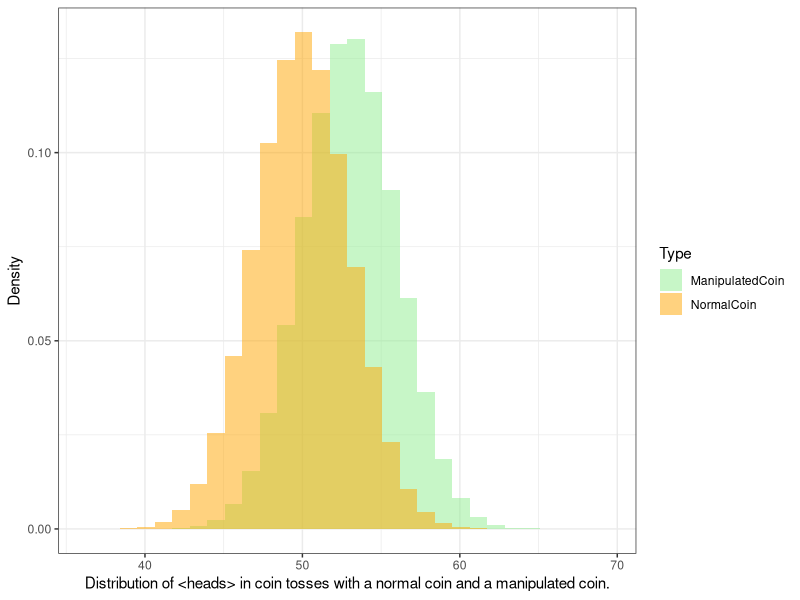
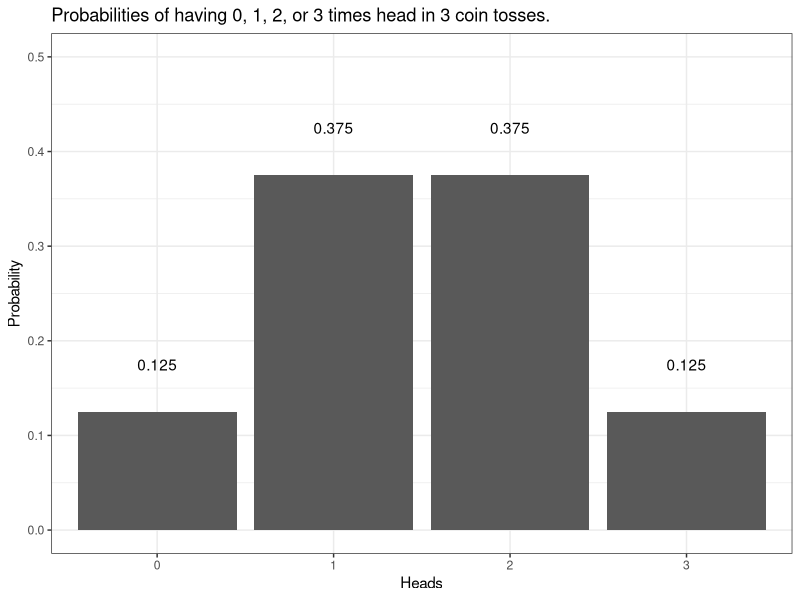
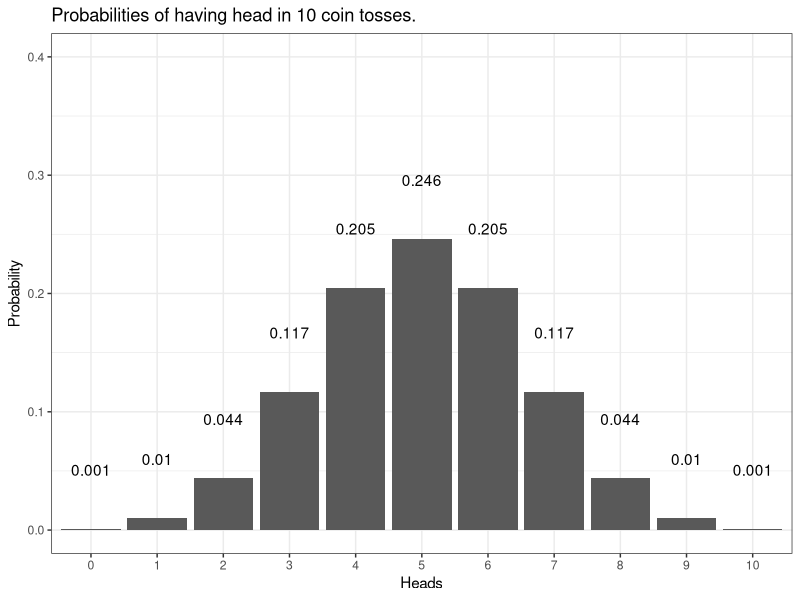
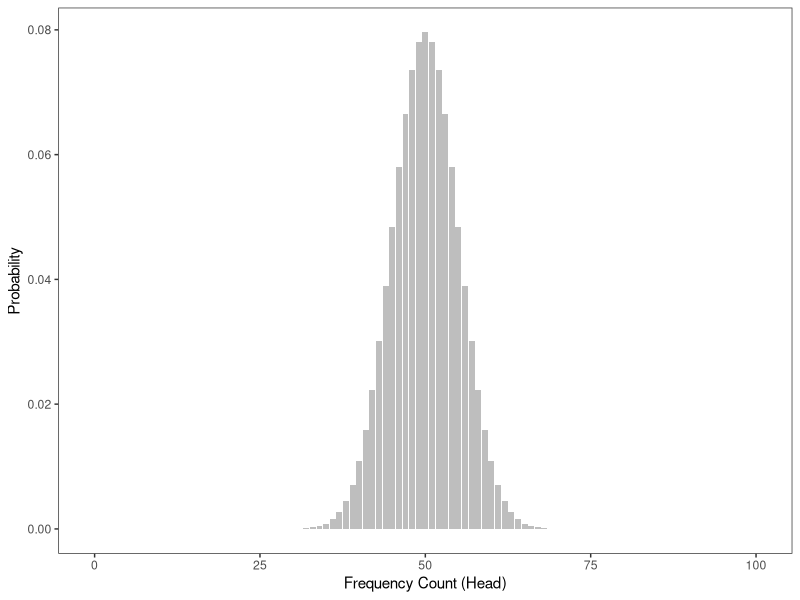
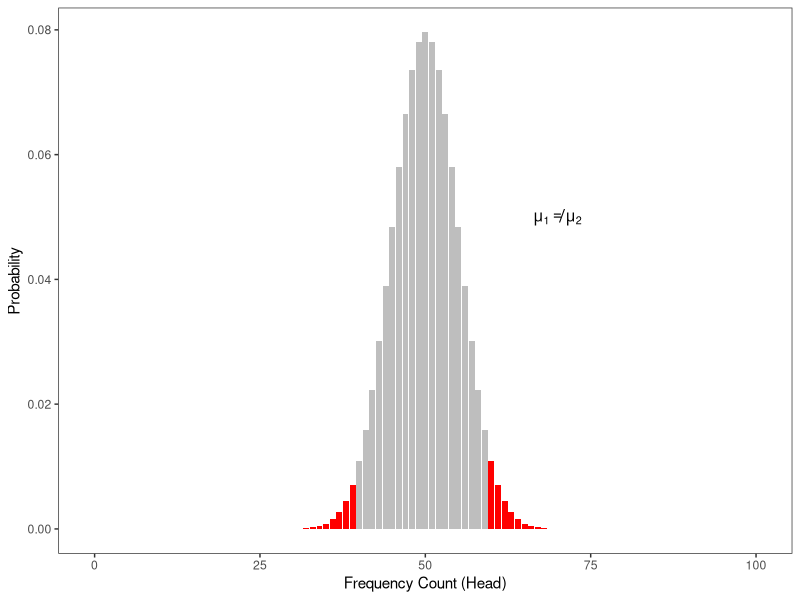
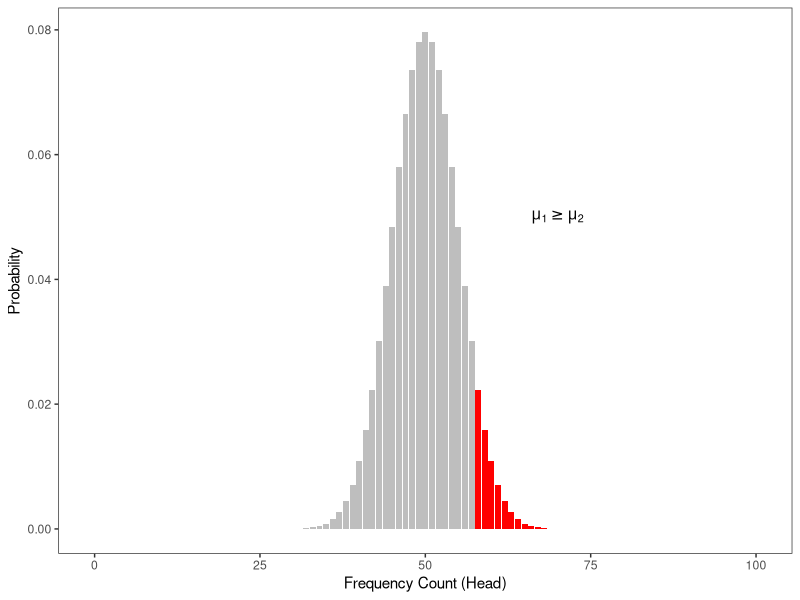
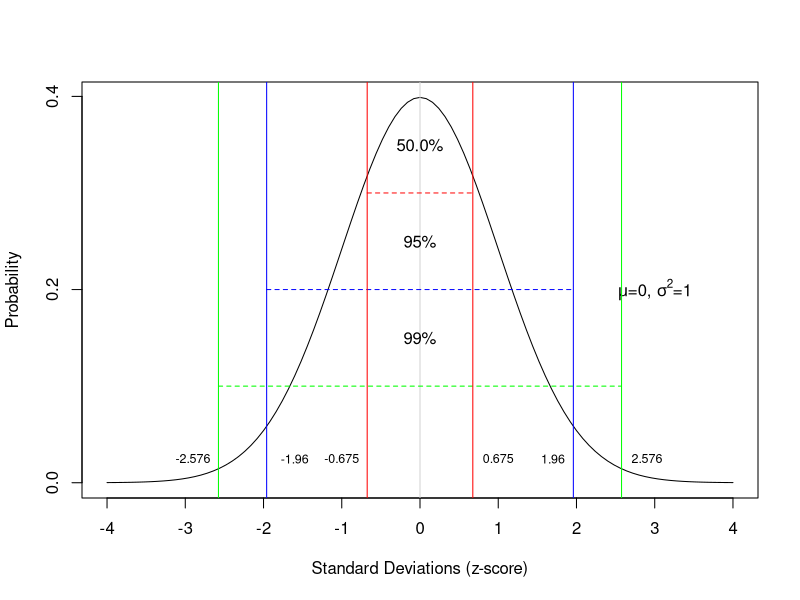
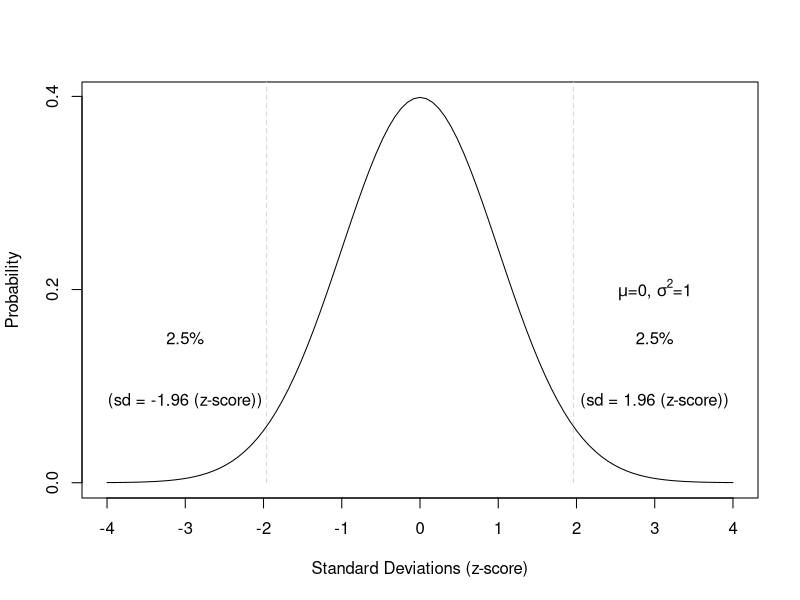

Recreate these plots in R, in order.
## ---- chunk 1
library(tidyverse)
library(flextable)
numbers <- matrix(c("Head" , "Head" , "Head" , "3" , "0" , "0.125", "Head" , "Head" , "Tails" , "2" , "1" , "0.125", "Head" , "Tails" , "Head" , "2" , "1" , "0.125", "Tails" , "Head" , "Head" , "2" , "1" , "0.125", "Head" , "Tails" , "Tails" , "1" , "2" , "0.125", "Tails" , "Head" , "Tails" , "1" , "2" , "0.125", "Tails" , "Tails" , "Head" , "1" , "2" , "0.125", "Tails" , "Tails" , "Tails" , "0" , "3" , "0.125"), byrow = T, nrow = 8)
colnames(numbers) <- c("Toss 1","Toss 2","Toss 3","Heads", "Tails", "Probabilty")
numbers |>
  as.data.frame() |>
  flextable() |>
  flextable::set_table_properties(width = .75, layout = "autofit") |>
  flextable::theme_zebra() |>
  flextable::fontsize(size = 12) |>
  flextable::fontsize(size = 12, part = "header") |>
  flextable::align_text_col(align = "center") |>
  flextable::set_caption(caption = "All possible results of 3 coin tosses.")  |>
  flextable::border_outer()
## ---- chunk 2
Type <- c(rep("NormalCoin", 500000), 
            rep("ManipulatedCoin", 500000))
Tosser <- rep(paste("Tosser", 1:500000, sep = ""), 2) 
Frequency <- c(rnorm(500000, 50, 3),
               rnorm(500000, 53, 3))
particletable <- data.frame(Type, Tosser, Frequency)
library(ggplot2)
ggplot(particletable,aes(x=Frequency, fill = Type))+
  geom_histogram(aes(y=..density..), alpha=.5, position = "identity")+
  theme_bw()+
  labs(y = "Density", x = "Distribution of <heads> in coin tosses with a normal coin and a manipulated coin.") + 
  scale_fill_manual(values = c('lightgreen', 'orange')) 
## ---- chunk 3
probdata1 <- matrix(c(0.125, 0.375, 0.375, 0.125), byrow = T, nrow = 1)
colnames(probdata1) <- c("0 Heads", "1 Head", "2 Heads", "3 Heads")
# inspect data
probdata1 |>
  as.data.frame() |>
  flextable() |>
  flextable::set_table_properties(width = .75, layout = "autofit") |>
  flextable::theme_zebra() |>
  flextable::fontsize(size = 12) |>
  flextable::fontsize(size = 12, part = "header") |>
  flextable::align_text_col(align = "center") |>
  flextable::set_caption(caption = "Probability of successes in coin tosses.")  |>
  flextable::border_outer()
## ---- chunk 4
Probability <- c(0.125, 0.375, 0.375, 0.125)
Heads <- 0:3
probs <- data.frame(Probability, Heads) |>
  dplyr::mutate(Heads = factor(Heads))
probs |>
  ggplot(aes(x = Heads, y = Probability)) +
  geom_bar(stat = "identity") +
  geom_text(label = Probability, nudge_y = +.05) +
  coord_cartesian(ylim = c(0, 0.5)) +
  labs(title = "Probabilities of having 0, 1, 2, or 3 times head in 3 coin tosses.") +
  theme_bw()
## ---- chunk 5
Probability <- round(dbinom(0:10, 10, 0.5), 3)
Heads <- 0:10
probs <- data.frame(Probability, Heads) |>
  dplyr::mutate(Heads = factor(Heads))
probs |>
  ggplot(aes(x = Heads, y = Probability)) +
  geom_bar(stat = "identity") +
  geom_text(label = Probability, nudge_y = +.05) +
  coord_cartesian(ylim = c(0, 0.4)) +
  labs(title = "Probabilities of having head in 10 coin tosses.") +
  theme_bw()
## ---- chunk 6
# probabilities of  0, 1, 2 and 3 times head in 3 coin tosses
dbinom(0:3, 3, 0.5)
## ---- chunk 7
# probabilities of  2 or 3 times head in 3 coin tosses
sum(dbinom(2:3, 3, 0.5))
## ---- chunk 8
# probability of  100 times head in 100 coin tosses
dbinom(100, 100, 0.5)
## ---- chunk 9
# probability of  58 to a 100 times head in 100 coin tosses
sum(dbinom(58:100, 100, 0.5))
## ---- chunk 10
# probability of  59 to a 100 times head in 100 coin tosses
sum(dbinom(59:100, 100, 0.5))
## ---- chunk 11
# at which point does the probability of getting head 
# dip below 5 percent in 100 coin tosses?
qbinom(0.05, 100, 0.5, lower.tail=FALSE)
## ---- chunk 12
# load packages
library(tidyverse)
# set up data
p100 <- dbinom(0:100, 100, 0.5)
w100 <- c(0:100)
df <- data.frame(w100, p100)
ggplot(df, aes(x = w100, y = p100)) +
  geom_bar(stat="identity", fill = "gray") +
  labs(x = "Frequency Count (Head)", y = "Probability") +
  theme_bw() +
  theme(panel.grid.major = element_blank(), 
        panel.grid.minor = element_blank())
## ---- chunk 13
df <- df |>
  mutate(
    cump = cumsum(p100),
    col = cump <= 0.025 | cump >= 0.975
  )

# Create a label dataset
label_df <- data.frame(
  w100 = 70,
  p100 = 0.05,
  label = "mu[1] != mu[2]"
)

ggplot(df, aes(x = w100, y = p100, fill = col)) +
  geom_col() +
  scale_fill_manual(values = c("gray", "red")) +
  labs(
    x = "Frequency Count (Head)",
    y = "Probability"
  ) +
  theme_bw() +
  theme(
    panel.grid.major = element_blank(),
    panel.grid.minor = element_blank(),
    legend.position = "none"
  ) +
  geom_text(
    data = label_df,
    aes(x = w100, y = p100, label = label),
    parse = TRUE,          # interprets as math notation
    inherit.aes = FALSE
  )
## ---- chunk 14
df <- df |>
  mutate(
    cump = cumsum(p100),          # cumulative probability
    highlight = cump >= 0.95      # flag values beyond 95%
  )

# Store the label as a string, not an expression
label_df <- data.frame(
  w100 = 70,
  p100 = 0.05,
  label = "mu[1] >= mu[2]"
)

ggplot(df, aes(x = w100, y = p100, fill = highlight)) +
  geom_col() +
  scale_fill_manual(values = c("gray", "red")) +
  labs(
    x = "Frequency Count (Head)", 
    y = "Probability"
  ) +
  theme_bw() +
  theme(
    panel.grid.major = element_blank(), 
    panel.grid.minor = element_blank(),
    legend.position = "none"
  ) +
  geom_text(
    data = label_df,
    aes(x = w100, y = p100, label = label),
    inherit.aes = FALSE,
    parse = TRUE   # <-- this makes "mu[1] >= mu[2]" render as math
  )

## ---- chunk 15
# load packages
library(grDevices)
library(graphics)
### normal distribution: Mu=0, Sigma=1: Standard normal
library(graphics)
plot(dnorm, -4, 4, axes = F, xlab = "Standard Deviations (z-score)", ylab = "Probability")
axis(1, at = seq(-4, 4, 1), labels = seq(-4, 4, 1))
axis(2, at= c(0.0, 0.2, 0.4), labels= c("0.0", "0.2", "0.4"))
text(3, 0.2, expression(paste(mu, "=0, ", sigma^2, "=1", sep = "")))
box()
lines(c(0, 0), c(-1, 0.5), col = "lightgrey")
lines(c(-0.675, 0.675), c(rep(0.3, 2)), col="red", lty=2)
text(0, 0.35, "50.0%")
lines(c(-1.96,1.96), c(rep(0.2, 2)), col="blue", lty=2)
text(0, 0.25, "95%")
lines(c(-2.576,2.576), c(rep(0.1, 2)), col="green", lty=2)
text(0, 0.15, "99%")
lines(c(-0.675, -0.675), c(-1, 0.5), col = "red")
lines(c(0.675, 0.675), c(-1, 0.5), col = "red")
lines(c(-1.96, -1.96), c(-1, 0.5), col = "blue")
lines(c(1.96, 1.96), c(-1, 0.5), col = "blue")
lines(c(-2.576, -2.576), c(-1, 0.5), col = "green")
lines(c(2.576, 2.576), c(-1, 0.5), col = "green")
text(-2.9, 0.025, "-2.576", cex = .75)
text(-1.6, 0.025, "-1.96", cex = .75)
text(-1, 0.025, "-0.675", cex = .75)
text(2.9, 0.025, "2.576", cex = .75)
text(1.7, 0.025, "1.96", cex = .75)
text(1, 0.025, "0.675", cex = .75)
## ---- chunk 16
plot(dnorm, -4, 4, axes = F, xlab = "Standard Deviations (z-score)", ylab = "Probability")
axis(1, at = seq(-4, 4, 1), labels = seq(-4, 4, 1))
axis(2, at= c(0.0, 0.2, 0.4), labels= c("0.0", "0.2", "0.4"))
text(3, 0.2, expression(paste(mu, "=0, ", sigma^2, "=1", sep = "")))
box()
lines(c(1.96, 1.96), c(0, 0.5), col="lightgrey", lty=2)
text(3, 0.15, "2.5%")
text(3, 0.085, "(sd = 1.96 (z-score))")
lines(c(-1.96, -1.96), c(0, 0.5), col="lightgrey", lty=2)
text(-3, 0.15, "2.5%")
text(-3, 0.085, "(sd = -1.96 (z-score))")
## ---- chunk 17
plot(dnorm, -4, 4, axes = F, xlab = "Standard Deviations (z-score)", ylab = "Probability")
axis(1, at = seq(-4, 4, 1), labels = seq(-4, 4, 1))
axis(2, at= c(0.0, 0.2, 0.4), labels= c("0.0", "0.2", "0.4"))
text(3, 0.2, expression(paste(mu, "=0, ", sigma^2, "=1", sep = "")))
box()
lines(c(1.64, 1.64), c(0, 0.5), col="lightgrey", lty=2)
text(3, 0.15, "5% (sd = 1.64 (z-score))")
## ---- chunk 18
  sum(dbinom(4, 7, 0.5))
## ---- chunk 19
  sum(dbinom(3, 7, 0.5))
## ---- chunk 20
  sum(dbinom(c(2, 5), 7, 0.5))
## ---- chunk 21
  sum(dbinom(5:7, 7, 0.5))
## ---- chunk 22
  sum(dbinom(3:6, 7, 0.5))
## ---- chunk 23
skew <- data.frame(rbeta(1000000,10,2)) |>
  mutate(pskew = rbeta(1000000,2,10),
         nrm = rbeta(1000000,10,10)) |>
  dplyr::rename(nskew = 1,
                pskew = 2,
                nrm = 3)
# inspect
ggplot(skew, aes(x = nskew, alpha = .5)) +
  geom_density(fill = "lightgreen", alpha = .5, color = "lightgreen") +
  geom_density(aes(x = pskew), fill = "orange", alpha = .5, color = "orange") +
  geom_density(aes(x = nrm), fill = "lightgray", alpha = .5, color = "lightgray") +
  theme_bw() +
  theme(legend.position = "none") +
  labs(title = "Positively skewed distribution (orange), \nnormal, non-skewed distribution (lightgray), \nnegatively skewed distribution (lightgreen)", x = "", y = "Density")
## ---- chunk 24
SampleValues <- sample(1:100, 50)
# inspect data
summary(SampleValues)
## ---- chunk 25
library(e1071)
skewness(SampleValues, type = 2)
## ---- chunk 26
kur <- data.frame(x <- seq(-4, 4, length.out = 100)) |>
  mutate(lep = dt(x, 1)^2*5,
         nrm = dnorm(x),
         thk = dt(x, 1)) |>
  dplyr::rename(x = 1,
                lepto = 2,
                normal = 3,
                platy = 4)
ggplot(kur, aes(x, lepto)) + 
#  geom_line(color = "orange", size = 1.5, linetype = 2, alpha = .5) +
  geom_ribbon(aes(x = x, ymax = lepto), ymin=0, alpha=0.5, fill = "orange") +
  geom_ribbon(aes(x = x, ymax = normal), ymin=0, alpha=0.5, fill = "lightgray") +
  geom_ribbon(aes(x = x, ymax = platy), ymin=0, alpha=0.5, fill = "lightgreen") +
  theme_bw() + 
  labs(title = "Leptokurtic distribution (orange, spicky)\nMesokurtic distribution (gray, normal)\nPlatykurtic distribution (green, flattened)", x = "", y = "") +
  theme(axis.text.x = element_blank(),
        axis.text.y = element_blank(),
        axis.ticks = element_blank()) +
  coord_cartesian(xlim = c(-4,4), ylim = c(0,.5))
## ---- chunk 27
kurtosis(SampleValues)
## ---- chunk 28
# load packages
library(grDevices)
# set up data
p50 <- dbinom(0:50, 50, 0.1)
w50 <- c(0:50)
wtb <- rbind(w50, p50)
colnames(wtb) <- c(0:50)
rownames(wtb) <- c("Likeuser", "prob")
xseq <- seq(0.7, 60.7, 1.2)
xseq <- xseq[c(1, 20, 40, 60, 80, 100)]
x <- barplot(wtb[2,], 
             ylim = c(0, 0.2), 
             ylab = "Probability", 
             xlab = "Frequency Count (discourse like users)", 
             axes = F, 
             axisnames = F, 
             col = "lightgrey")
axis(1, at= seq(0.7, 60.7, (60.7-0.7)/10), labels= seq(0, 50, 5))
axis(2, at= seq(0.0, 0.2, 0.05), labels= seq(0.0, 0.2, 0.05), cex = .75)
box()
## ---- chunk 29
# sum probabilities
sp <- cumsum(wtb[2,])
ttsp <- as.vector(unlist(sapply(sp, function(x){
  x <- ifelse(x <= 0.025, TRUE,
    ifelse(x >= 0.975, TRUE, FALSE))
    })))
barplot(wtb[2,], 
        ylim = c(0, 0.2), 
        ylab = "Probability", 
        xlab = "Frequency Count (discourse like users)",
        axes = F, 
        axisnames = F, 
        col = ifelse(ttsp == T, "red", "lightgrey"))
axis(1, at= seq(0.7, 60.7, (60.7-0.7)/10), labels= seq(0, 50, 5))
axis(2, at= seq(0.0, 0.2, 0.05), labels= seq(0.0, 0.2, 0.05))
box()
#grid()
text(75, 0.06, expression(paste(mu^1 !=  mu^2, sep = "")))
## ---- chunk 30
library(tidyverse)
library(flextable)
zdf <- data.frame(c(71, 78, 67, 41, 68, 52, 47, 46, 63, 78, 45, 66, 60, 50, 40, 71, 69, 74, 54, 50))
zdf <- zdf |>
  dplyr::rename(Score_c1 = 1) |>
  dplyr::mutate(Score_c2 = c(78, 45, 89, 88, 47, 98, 52, 62, 44, 52, 53, 40, 80, 73, 40, 88, 92, 44, 58, 70))
# display table
zdf |>
  flextable() |>
  flextable::set_table_properties(width = .4, layout = "autofit") |>
  flextable::theme_zebra() |>
  flextable::fontsize(size = 12) |>
  flextable::fontsize(size = 12, part = "header") |>
  flextable::align_text_col(align = "center") |>
  flextable::set_caption(caption = "Results of two tests at university (class1 had a maximum score of 80, class2 had a maximum score of 100.")  |>
  flextable::border_outer()
## ---- chunk 31
zdf <- zdf |>
  dplyr::mutate(Mean_c1 = mean(Score_c1),
                SD_c1 = round(sd(Score_c1), 2),
                z_c1 = round((Score_c1-Mean_c1)/SD_c1, 2),
                Mean_c2 = mean(Score_c2),
                SD_c2 = round(sd(Score_c2), 2),
                z_c2 = round((Score_c2-Mean_c2)/SD_c2, 2)) |>
  dplyr::relocate(Score_c1, Mean_c1, SD_c1, z_c1, Score_c2, Mean_c2, SD_c2, z_c2)
## ---- chunk 32
zdf |>
  flextable() |>
  flextable::set_table_properties(width = .75, layout = "autofit") |>
  flextable::theme_zebra() |>
  flextable::fontsize(size = 12) |>
  flextable::fontsize(size = 12, part = "header") |>
  flextable::align_text_col(align = "center") |>
  flextable::set_caption(caption = "Scores, means, standrad deviations, and z-scores of two tests at university.")  |>
  flextable::border_outer()
## ---- chunk 33
h1 <- c("", "", "Data", "Data")
h2 <- c("", "", "Correlation", "NoCorrelation")
c1 <- c("Reality", "Correlation", "correct", "beta-error")
c2 <- c("Reality", "NoCorrelation", "alpha-error", "correct")
dat <- data.frame(h1, h2, c1, c2)
dat |>
  flextable() |>
  flextable::merge_at(i = 1, j = 3:4, part = "body") |>
  flextable::merge_at(i = 3:4, j = 1, part = "body") |>
  flextable::delete_part(part = "header") |>
  flextable::theme_zebra() |>
  flextable::theme_box() |>
  flextable::fontsize(size = 12) |>
  flextable::fontsize(size = 12, part = "header") |>
  flextable::align_text_col(align = "center") |>
  flextable::set_caption(caption = "Alpha- and beta-errors.")  |>
  flextable::border_outer() |>
  flextable::bold(i = 1:2, j = 3:4, bold = TRUE, part = "body") |>
  flextable::bold(i = 3:4, j = 1:2, bold = TRUE, part = "body") |>
  flextable::color(color = "red", i = 3, j = 4) |>
  flextable::color(color = "red", i = 4, j = 3) |>
  flextable::merge_at(i = 1:2, j = 1:2, part = "body") 
## ---- chunk 34
Subjects <- paste0("Subject ", 1:10)
Scores <- sample(20:50, 10)
df <- data.frame(Subjects, Scores)
df |>
  flextable() |>
  flextable::set_table_properties(width = .35, layout = "autofit") |>
  flextable::theme_zebra() |>
  flextable::fontsize(size = 12) |>
  flextable::fontsize(size = 12, part = "header") |>
  flextable::align_text_col(align = "center") |>
  flextable::set_caption(caption = "Independent data - each score comes from a different subject.")  |>
  flextable::border_outer()
## ---- chunk 35
Subjects <- rep(paste0("Subject ", 1:2), each = 5)
Scores <- sample(20:50, 10)
df <- data.frame(Subjects, Scores)
df |>
  flextable() |>
  flextable::set_table_properties(width = .35, layout = "autofit") |>
  flextable::theme_zebra() |>
  flextable::fontsize(size = 12) |>
  flextable::fontsize(size = 12, part = "header") |>
  flextable::align_text_col(align = "center") |>
  flextable::set_caption(caption = "Dependent data - several scores come from the same subject.")  |>
  flextable::border_outer()
